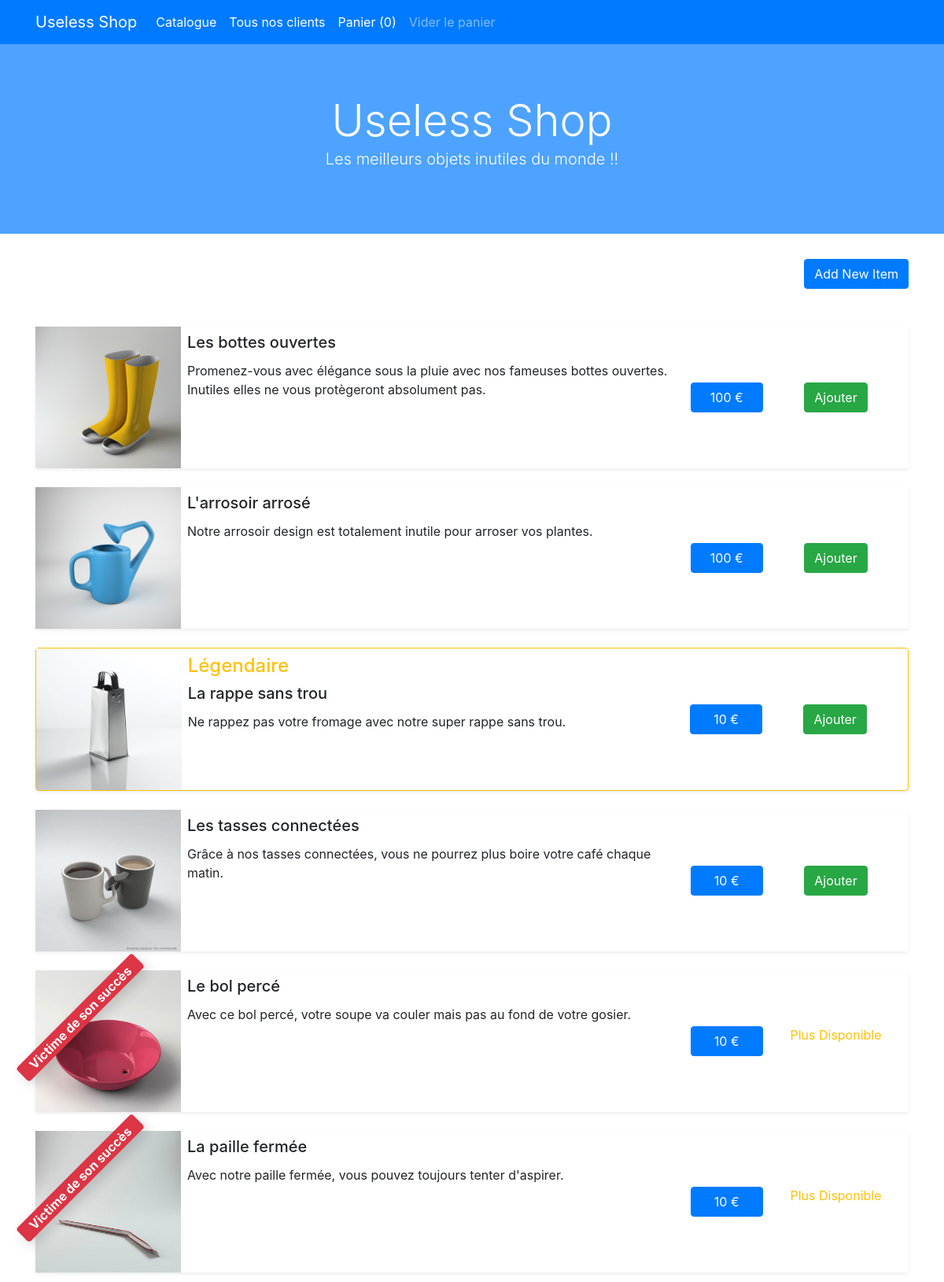
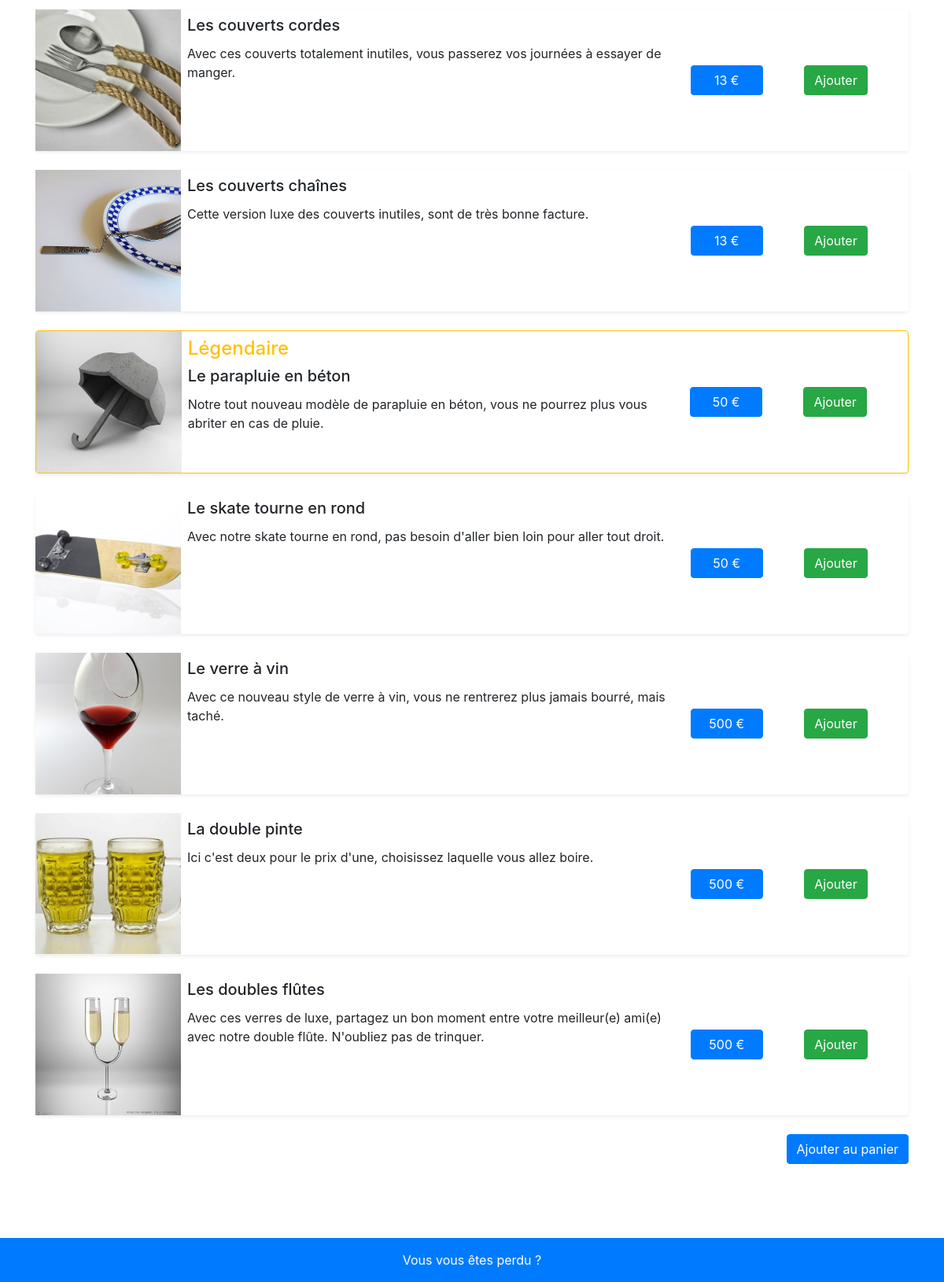
The page /catalogue.php on the database its author committed (2 pictures, top to bottom).
### tables this page shows
CREATE TABLE `products` (
                            `id` int(11) NOT NULL,
                            `name` varchar(99) NOT NULL,
                            `description` text NOT NULL,
                            `price` float NOT NULL,
                            `weight` int(11) NOT NULL,
                            `quantity` int(11) NOT NULL,
                            `available` tinyint(1) NOT NULL,
                            `picture` varchar(255) NOT NULL,
                            `categorie_id` int(11) NOT NULL
);

CREATE TABLE `quality` (
                           `id` int(11) NOT NULL,
                           `article_id` int(11) NOT NULL,
                           `quality` char(255) NOT NULL
);

### class/Catalogue.php (called while the page is built, shortened)
<?php
require "class/Legendary.php";
class Catalogue
{
    private $_list_article = array();
    public function __construct(){
        $bdd = connectBDD();
        $req = $bdd->prepare('SELECT p.id, p.name, p.description, p.price, p.quantity, p.picture, p.weight, p.available, p.categorie_id, q.quality
                              FROM products p LEFT JOIN quality q ON p.id = q.article_id');
        $req->execute();
        while($data = $req->fetch()){
            if (!$data['quality']){
                $article = new Article($data['id'], $data['name'], $data['description'], $data['price'], $data['quantity'], $data['picture'], $data['weight'], $data['available'], $data['categorie_id']);
                $this->_list_article[$data['id']] = $article;
            }else if ($data['quality']) {
                $legend = new Legendary($data['id'], $data['name'], $data['description'], $data['price'], $data['quantity'], $data['picture'], $data['weight'], $data['available'], $data['categorie_id'], $data['quality']);
                $this->_list_article[$data['id']] = $legend;
            }
        }
        ksort($this->_list_article);
    }
    public function getListArticle()
    {
        return $this->_list_article;
    }
}

### class/Article.php (called while the page is built, shortened)
<?php
class Article
{
    private $_id;
    private $_name;
    private $_description;
    private $_price;
    private $_image;
    private $_available;
    public function __construct($id, $name, $description, $price, $quantity, $image, $weight, $available, $categorie){
        $this->_id = $id;
        $this->_name = $name;
        $this->_description = $description;
        $this->_price = $price;
        $this->_image = $image;
        $this->_available = $available;
    }
    public function getId()
    {
        return $this->_id;
    }
    public function getName()
    {
        return $this->_name;
    }
    public function getDescription()
    {
        return $this->_description;
    }
    public function getPrice()
    {
        return $this->_price;
    }
    public function getImage()
    {
        return $this->_image;
    }
    public function getAvailable()
    {
        return $this->_available;
    }
}

### class/Legendary.php (called while the page is built, shortened)
<?php
require 'class/Article.php';
class Legendary extends Article
{
    private $_legendary;
    public function __construct($id, $name, $description, $price, $quantity, $image, $weight, $available, $categorie, $legendary){
        $this->_legendary = $legendary;
    }
    public function getLegendary()
    {
        return $this->_legendary;
    }
}

### functions.php (the view, shortened to what this page needs)
<?php
function displayArticle(Article $article){
    if(method_exists($article, 'getLegendary')){
        echo '<div class="card mb-4 d-flex align-content-center shadow-sm position-relative border-4 border-warning">';
    }else{
        echo '<div class="card mb-4 d-flex align-content-center shadow-sm position-relative border-0">';
    }
    if($article->getAvailable() == 0){
        echo'<div class="position-absolute bg-danger text-white text-center rounded shadow" style="top: 125px; left: -25px; z-index: 1; transform: rotate(-45deg); transform-origin: top left;">
                <p class="font-weight-bold m-0 pl-3 pr-3">Victime de son succès</p>
                </div>';
    }
    echo'<div class="row no-gutters">
                <a href="item.php?id='.$article->getId().'" class="col-sm-2" style="background-image: url(img/'.$article->getImage().'); background-size : cover; background-position: center, center; height:180px"></a>
                <div class="card-body col-lg-7 col-sm-6 p-2">';
    if(method_exists($article, 'getLegendary')){
        echo '<h4 class="text-warning text-capitalize">'. $article->getLegendary() .'</h4>';
    }
                    echo'<h5 class="card-title">'.$article->getName().'</h5>
                    <p class="card-text">'.$article->getDescription().'</p>
                </div>
                <div class="col-lg-1 col-sm-2 w-50 d-flex align-items-center">
                    <a href="item.php?id='.$article->getId().'" class="btn btn-primary w-100">'.$article->getPrice().' €</a>
                </div>
                <div class="col-sm-2 w-50 d-flex align-items-center justify-content-center">';
    if($article->getAvailable() == 1) {
        echo '<button type="submit" name="add" class="btn btn-success" value="'. $article->getId() .'">Ajouter</button>
                   ';
    }else{
        echo '<p class="text-italic text-warning">Plus Disponible</p>';
    }
    echo'   </div>
            </div>
        </div>
    ';
}
function displayCat(Catalogue $catalogue){
    foreach ($catalogue->getListArticle() as $article){
        displayArticle($article);
    }
}

### catalogue.php (shortened to what this page needs)
<?php
require "class/Catalogue.php";
require "functions.php";
$catalogue = new Catalogue();
?>
<!doctype html>
<html lang="en">
<head>
    <link rel="stylesheet" href="css/bootstrap.min.css">
</head>
<body>
<?php include "header.php" ?>
<div class="container">
    <div class="d-flex justify-content-end">
        <a type="button" href="addItem.php" class="btn btn-primary mb-5">Add New Item</a>
    </div>
    <form action="catalogue.php" method="post">
        <?php
        displayCat($catalogue);
        ?>
        <div class="d-flex justify-content-end align-items-start">
            <input type="submit" class="btn btn-primary" style="margin-bottom: 150px" value="Ajouter au panier">
        </div>
    </form>
</div>
<?php include "footer.php" ?>
</body>
</html>

### header.php
<?php
if(isset($_SESSION['in_basket'])){
    $number_in_basket = $_SESSION['in_basket'];
}else{
    $number_in_basket = 0;
}
$message = array("Ca sert à rien, alors vous en avez besoin !!",
                 "Les objets du quotidien qui ne vous serviront à rien !!",
                 "Vous êtes riche, alors achetez les quand même !!",
                 "Les meilleurs objets inutiles du monde !!");
$rand = rand( 0, count($message)-1 );
echo '
<nav class="navbar navbar-expand-lg navbar-dark bg-primary">
    <div class="container">
      <a class="navbar-brand" href="catalogue.php">Useless Shop</a>
      <button class="navbar-toggler" type="button" data-toggle="collapse" data-target="#navbarNavAltMarkup" aria-controls="navbarNavAltMarkup" aria-expanded="false" aria-label="Toggle navigation">
        <span class="navbar-toggler-icon"></span>
      </button>
      <div class="collapse navbar-collapse" id="navbarNavAltMarkup">
        <div class="navbar-nav">
          <a class="nav-link active" href="catalogue.php">Catalogue <span class="sr-only">(current)</span></a>
          <a class="nav-link active" href="clients.php">Tous nos clients</a>
          <a class="nav-link active" href="basket.php">Panier ('. $number_in_basket .')</a>
          <a class="nav-link " href="basket.php?empty=true">Vider le panier</a>
        </div>
      </div>
  </div>
</nav>
<div class="jumbotron jumbotron-fluid text-center" style="background-color: #4DA3FF;">
  <div class="container">
    <a href="catalogue.php" class="display-4 text-white text-decoration-none">Useless Shop</a>
    <p class="lead text-white">'.$message[$rand].'</p>
  </div>
</div>
';

### footer.php
<?php
$page_name = str_replace("/project_boutique/", "", htmlspecialchars($_SERVER['PHP_SELF']));
if($page_name == 'item.php'){
    $footer_text = 'La vue unique de chacun des articles !';
}
else if($page_name == 'catalogue.php'){
    $footer_text = 'Vous visitez la page du catalogue, choisissez vos articles !';
}
else if($page_name == 'clients.php'){
    $footer_text = 'Découvrez tous nos supers clients !';
}
else if($page_name == 'basket.php'){
    $footer_text = 'Voici la page panier, inutile d\'acheter...';
}
else{
    $footer_text = 'Vous vous êtes perdu ?';
}
echo '
<footer class="fixed-bottom position-fixed w-100 bg-primary d-flex justify-content-center align-content-center">
    <p class="pt-3 text-white pr-5 pl-5">'.$footer_text.'</p>
</footer>
';

### rows shown on the page
products: picture (picture), name "Les bottes ouvertes", description "Promenez-vous avec élégance sous la pluie avec nos fameuses bottes ouvertes. Inutiles elles ne vous protègeront absolument pas.", price "100", $article->getId() 1 (drawn)
products: picture (picture), name "L'arrosoir arrosé", description "Notre arrosoir design est totalement inutile pour arroser vos plantes.", price "100", $article->getId() 2 (drawn)
quality: article.picture (picture), quality "Légendaire", article.name "La rappe sans trou", article.description "Ne rappez pas votre fromage avec notre super rappe sans trou.", article.price "10"
products: picture (picture), name "Les tasses connectées", description "Grâce à nos tasses connectées, vous ne pourrez plus boire votre café chaque matin.", price "10", $article->getId() 4 (drawn)
products: available "Victime de son succès", picture (picture), name "Le bol percé", description "Avec ce bol percé, votre soupe va couler mais pas au fond de votre gosier.", price "10"
products: available "Victime de son succès", picture (picture), name "La paille fermée", description "Avec notre paille fermée, vous pouvez toujours tenter d'aspirer.", price "10"
products: picture (picture), name "Les couverts cordes", description "Avec ces couverts totalement inutiles, vous passerez vos journées à essayer de manger.", price "13", $article->getId() 7 (drawn)
products: picture (picture), name "Les couverts chaînes", description "Cette version luxe des couverts inutiles, sont de très bonne facture.", price "13", $article->getId() 8 (drawn)
quality: article.picture (picture), quality "Légendaire", article.name "Le parapluie en béton", article.description "Notre tout nouveau modèle de parapluie en béton, vous ne pourrez plus vous abriter en cas de pluie.", article.price "50"
products: picture (picture), name "Le skate tourne en rond", description "Avec notre skate tourne en rond, pas besoin d'aller bien loin pour aller tout droit.", price "50", $article->getId() 10 (drawn)
products: picture (picture), name "Le verre à vin", description "Avec ce nouveau style de verre à vin, vous ne rentrerez plus jamais bourré, mais taché.", price "500", $article->getId() 11 (drawn)
products: picture (picture), name "La double pinte", description "Ici c'est deux pour le prix d'une, choisissez laquelle vous allez boire.", price "500", $article->getId() 12 (drawn)
products: picture (picture), name "Les doubles flûtes", description "Avec ces verres de luxe, partagez un bon moment entre votre meilleur(e) ami(e) avec notre double flûte. N'oubliez pas de trinquer.", price "500", $article->getId() 13 (drawn)

### other values the page prints
$number_in_basket "0"
$message[$rand] "Les meilleurs objets inutiles du monde !!"
$footer_text "Vous vous êtes perdu ?"
